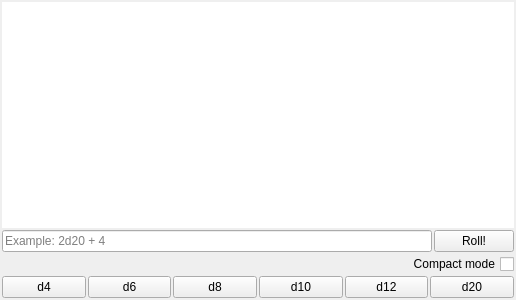
<?xml version="1.0" encoding="UTF-8"?>
<ui version="4.0">
 <class>RollWidget</class>
 <widget class="QWidget" name="RollWidget">
  <property name="geometry">
   <rect>
    <x>0</x>
    <y>0</y>
    <width>516</width>
    <height>300</height>
   </rect>
  </property>
  <property name="maximumSize">
   <size>
    <width>16777215</width>
    <height>300</height>
   </size>
  </property>
  <property name="windowTitle">
   <string>RollWidget</string>
  </property>
  <layout class="QVBoxLayout" name="verticalLayout">
   <property name="spacing">
    <number>2</number>
   </property>
   <property name="leftMargin">
    <number>2</number>
   </property>
   <property name="topMargin">
    <number>2</number>
   </property>
   <property name="rightMargin">
    <number>2</number>
   </property>
   <property name="bottomMargin">
    <number>2</number>
   </property>
   <item>
    <widget class="QListWidget" name="resultView">
     <property name="frameShape">
      <enum>QFrame::NoFrame</enum>
     </property>
     <property name="frameShadow">
      <enum>QFrame::Plain</enum>
     </property>
    </widget>
   </item>
   <item>
    <layout class="QHBoxLayout" name="horizontalLayout">
     <item>
      <widget class="QLineEdit" name="rollEdit">
       <property name="placeholderText">
        <string>Example: 2d20 + 4</string>
       </property>
      </widget>
     </item>
     <item>
      <widget class="QPushButton" name="commandButton">
       <property name="text">
        <string>Roll!</string>
       </property>
      </widget>
     </item>
    </layout>
   </item>
   <item>
    <widget class="QCheckBox" name="compactModeBox">
     <property name="layoutDirection">
      <enum>Qt::RightToLeft</enum>
     </property>
     <property name="text">
      <string>Compact mode</string>
     </property>
    </widget>
   </item>
   <item>
    <layout class="QHBoxLayout" name="horizontalLayout_2">
     <item>
      <widget class="QPushButton" name="d4Button">
       <property name="text">
        <string>d4</string>
       </property>
      </widget>
     </item>
     <item>
      <widget class="QPushButton" name="d6Button">
       <property name="text">
        <string>d6</string>
       </property>
      </widget>
     </item>
     <item>
      <widget class="QPushButton" name="d8Button">
       <property name="text">
        <string>d8</string>
       </property>
      </widget>
     </item>
     <item>
      <widget class="QPushButton" name="d10Button">
       <property name="text">
        <string>d10</string>
       </property>
      </widget>
     </item>
     <item>
      <widget class="QPushButton" name="d12Button">
       <property name="text">
        <string>d12</string>
       </property>
      </widget>
     </item>
     <item>
      <widget class="QPushButton" name="d20Button">
       <property name="text">
        <string>d20</string>
       </property>
      </widget>
     </item>
    </layout>
   </item>
  </layout>
 </widget>
 <resources/>
 <connections/>
</ui>
